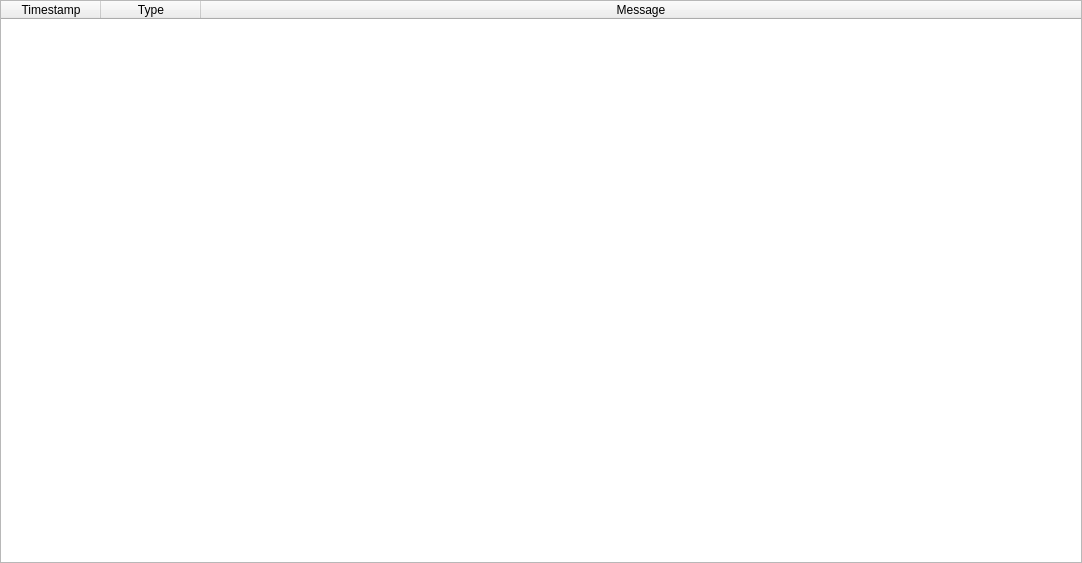
<?xml version="1.0" encoding="UTF-8"?>
<ui version="4.0">
 <class>shv::visu::toast::ToastHistoryDialog</class>
 <widget class="QDialog" name="shv::visu::toast::ToastHistoryDialog">
  <property name="geometry">
   <rect>
    <x>0</x>
    <y>0</y>
    <width>1082</width>
    <height>563</height>
   </rect>
  </property>
  <property name="windowTitle">
   <string>Notifications history</string>
  </property>
  <layout class="QVBoxLayout" name="verticalLayout">
   <property name="leftMargin">
    <number>0</number>
   </property>
   <property name="topMargin">
    <number>0</number>
   </property>
   <property name="rightMargin">
    <number>0</number>
   </property>
   <property name="bottomMargin">
    <number>0</number>
   </property>
   <item>
    <widget class="QTableWidget" name="twHistory">
     <property name="editTriggers">
      <set>QAbstractItemView::EditTrigger::NoEditTriggers</set>
     </property>
     <attribute name="horizontalHeaderVisible">
      <bool>true</bool>
     </attribute>
     <attribute name="horizontalHeaderStretchLastSection">
      <bool>true</bool>
     </attribute>
     <attribute name="verticalHeaderVisible">
      <bool>false</bool>
     </attribute>
     <column>
      <property name="text">
       <string>Timestamp</string>
      </property>
     </column>
     <column>
      <property name="text">
       <string>Type</string>
      </property>
     </column>
     <column>
      <property name="text">
       <string>Message</string>
      </property>
     </column>
    </widget>
   </item>
  </layout>
 </widget>
 <resources/>
 <connections/>
</ui>
